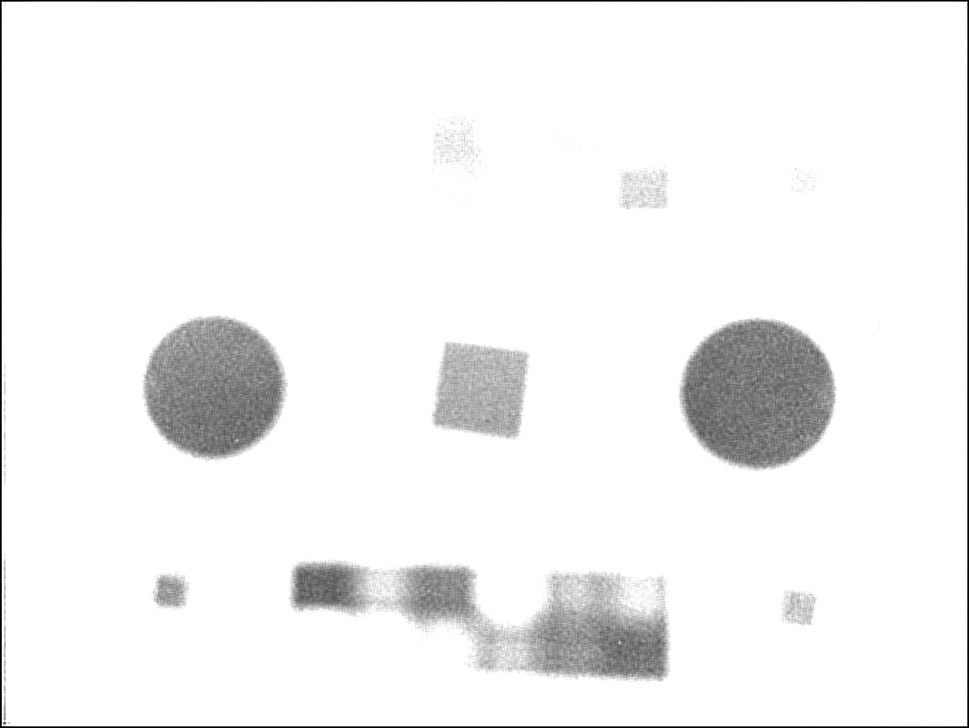
#> input picture image_analysis/data/captures/edited/test_focal_distance_1000_deblur_denoise.jpg, 969 x 728 px, shrunk from 3280 x 2464 before the run, found by its file name
$ python shape_detection.py
#> lines starting #> are read from the running program, lines starting #| are printed output that depends on the picture; after the words box and inside, x2 and y2 are one past the last pixel; in counts of white or black regions, pixels touching at a corner belong together; long printed decimals are rounded
# ---------------------------------------------------------------
# Script name : shape_detection.py
# Taken from  : Simarpreet Singh    blog post on dev.to
#               https://dev.to/simarpreetsingh019/detecting-geometrical-shapes-in-an-image-using-opencv-4g72
# ---------------------------------------------------------------
# Description:
# Detecting Geometrical Shapes in an image using OpenCV
# ---------------------------------------------------------------

import numpy as np
import cv2
from matplotlib import pyplot as plt


img = cv2.imread('data\\captures\\edited\\test_focal_distance_1000_deblur_denoise.jpg')
#> img is the input picture: shape (728, 969, 3); min 0, max 255, mean 242.9
imgGry = cv2.cvtColor(img, cv2.COLOR_BGR2GRAY)

ret , thrash = cv2.threshold(imgGry, 240 , 255, cv2.CHAIN_APPROX_NONE)
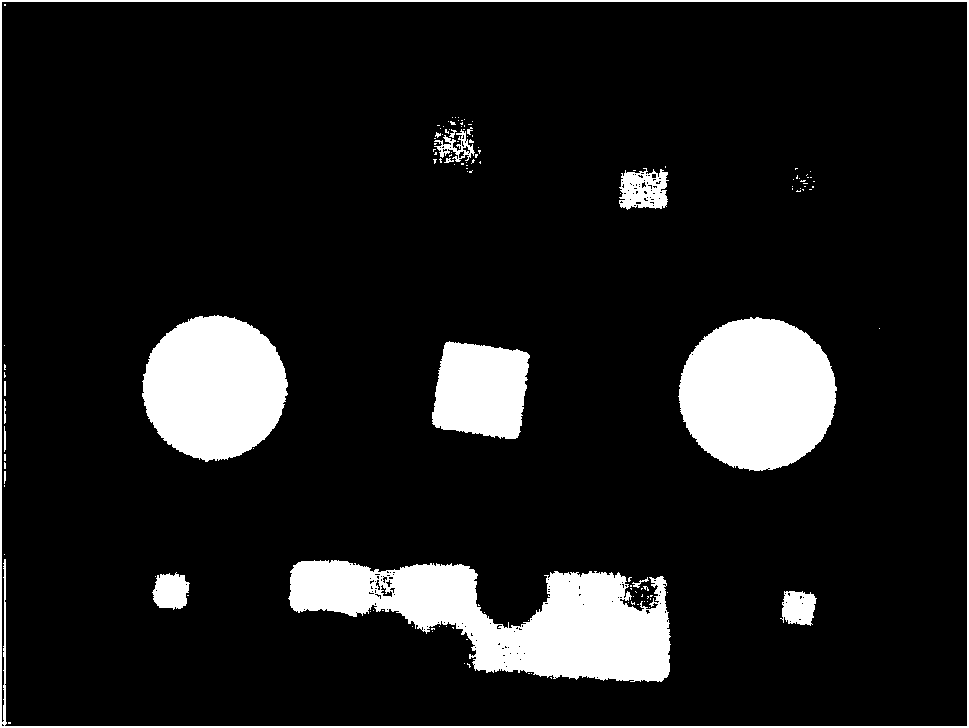
#> thrash: shape (728, 969); 11.3% white; 133 white regions (115 under 20 px)
contours , hierarchy = cv2.findContours(thrash, cv2.RETR_TREE, cv2.CHAIN_APPROX_NONE)
#> contours = 290 contours, 270 with area under 20; largest, box (x1, y1, x2, y2) and area: (0, 0, 969, 728) 703736, (1, 1, 968, 727) 700135, (288, 560, 671, 682) 24812, (678, 317, 837, 471) 18631, (142, 315, 288, 462) 16090


for contour in contours:
    approx = cv2.approxPolyDP(contour, 0.01* cv2.arcLength(contour, True), True)
    cv2.drawContours(img, [approx], 0, (0, 0, 0), 5)
    x = approx.ravel()[0]
    y = approx.ravel()[1] - 5
    if len(approx) == 3:
        cv2.putText( img, "Triangle", (x, y), cv2.FONT_HERSHEY_COMPLEX, 0.5, (0, 0, 0) )
    elif len(approx) == 4 :
        x, y , w, h = cv2.boundingRect(approx)
        aspectRatio = float(w)/h
        print(aspectRatio)
        if aspectRatio >= 0.95 and aspectRatio < 1.05:
            cv2.putText(img, "square", (x, y), cv2.FONT_HERSHEY_COMPLEX, 0.5, (0, 0, 0))

        else:
            cv2.putText(img, "rectangle", (x, y), cv2.FONT_HERSHEY_COMPLEX, 0.5, (0, 0, 0))

    elif len(approx) == 5 :
        cv2.putText(img, "pentagon", (x, y), cv2.FONT_HERSHEY_COMPLEX, 0.5, (0, 0, 0))
    elif len(approx) == 10 :
        cv2.putText(img, "star", (x, y), cv2.FONT_HERSHEY_COMPLEX, 0.5, (0, 0, 0))
    else:
        cv2.putText(img, "circle", (x, y), cv2.FONT_HERSHEY_COMPLEX, 0.5, (0, 0, 0))
#> this loop made 290 passes
#> (approx, w, h, aspectRatio) on passes 1, 3, 4, 32, 34, 37, 39, 40, 41: ([[0, 0], [0, 727], [968, 727], [968, 0]], 969, 728, 1.33), ([[1, 2], [966, 1], [967, 725], [5, 726]], 967, 726, 1.33), ([[8, 722], [8, 723], [10, 723], [10, 722]], 3, 2, 1.5), ([[650, 596], [651, 596], [652, 595], [650, 595]], 3, 2, 1.5), ([[642, 594], [642, 595], [641, 596], [642, 596]], 2, 3, 0.667), ([[789, 621], [790, 620], [791, 621], [790, 622]], 3, 3, 1), ([[801, 603], [802, 602], [803, 603], [802, 604]], 3, 3, 1), ([[782, 603], [783, 602], [784, 603], [783, 604]], 3, 3, 1), ([[785, 602], [786, 601], [787, 602], [786, 603]], 3, 3, 1)
#> (w, h, aspectRatio) on passes 61, 62, 63, 65, 66, 67: (3, 3, 1), (3, 3, 1), (3, 3, 1), (3, 3, 1), (3, 3, 1), (3, 3, 1)
#| 1.331
#| 1.332
#| 1.5
#| 1.5
#| 0.6667
#| 1.0
#| 1.0
#| 1.0
#> (further printed lines are left out)
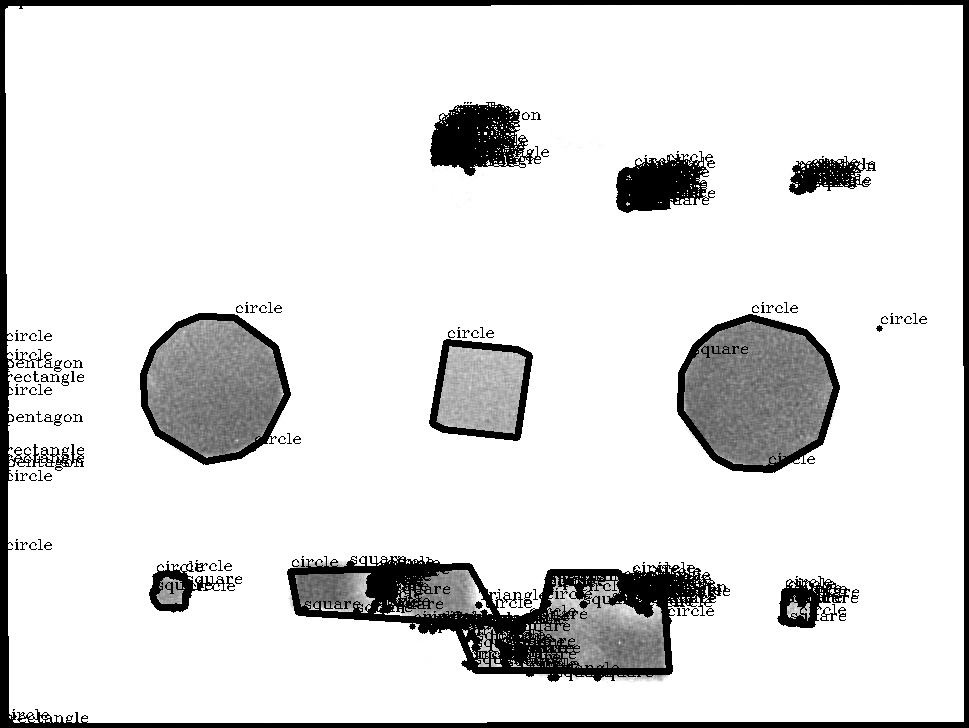
#> img: shape (728, 969, 3); 8.74% of pixels changed, all inside (x1, y1, x2, y2) = (0, 0, 969, 728)

plt.imshow(img)
plt.show()
